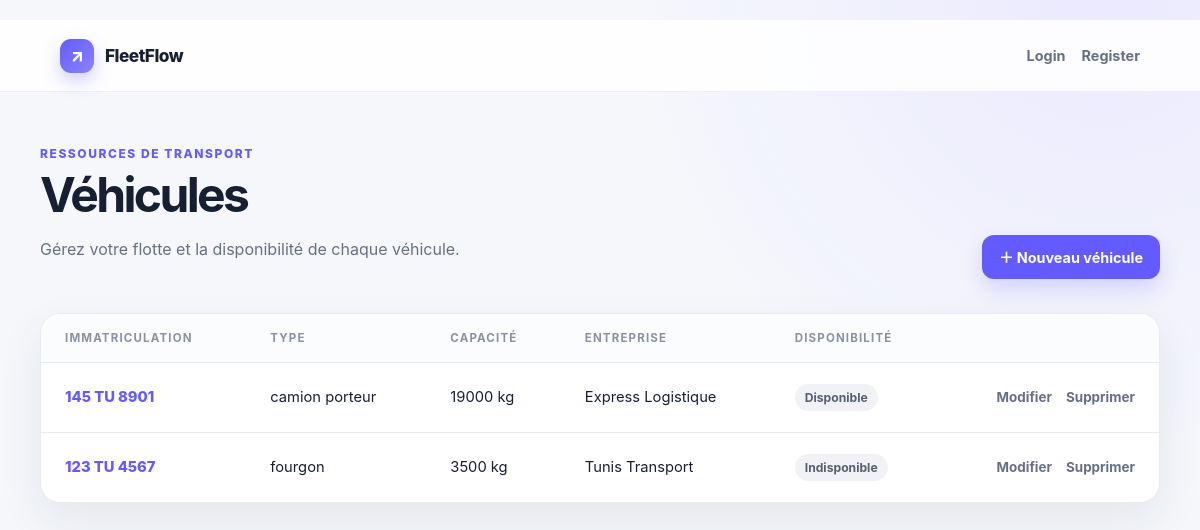
/vehicule/list/, run on the app's committed database.
### VehiculeApp/models.py (models this page shows, shortened)
class Vehicule(models.Model):
    immatriculation = models.CharField(max_length=20,unique=True)
    type_vehicule = models.CharField(max_length=20,choices=[('c','camionnette'),
                                                            ('f','fourgon'),
                                                            ('cp','camion porteur'),
                                                            ('sr','semi-remorque')])
    capacite_kg = models.PositiveIntegerField(validators=[
        MinValueValidator(1,"La capacité doit être supérieure à 0")])
    disponibilite = models.BooleanField(default=True)
    created_at = models.DateTimeField(auto_now_add=True)
    updated_at = models.DateTimeField(auto_now=True)
    entreprise = models.ForeignKey('EntrepriseApp.Entreprise', on_delete=models.CASCADE, related_name='vehicules')

### EntrepriseApp/models.py (models this page shows, shortened)
class Entreprise(models.Model):
    raison_sociale = models.CharField(max_length=200,blank=False, null=False )
    matricule_fiscale = models.CharField(max_length=17,unique=True, validators=[matricule_fiscale_validator])
    adresse = models.TextField(validators=[
        MinLengthValidator(20,"L'adresse ne peut pas pas avoir moins de 20 caractères"),
        MaxLengthValidator(400,"L'adresse ne peut pas pas avoir plus de 400 caractères")])
    type_entreprise = models.CharField(max_length=100,choices=[
        ('c','Chargeur'),
        ('t','Transporteur')])
    created_at = models.DateTimeField(auto_now_add=True)
    updated_at = models.DateTimeField(auto_now=True)
    gerant = models.OneToOneField(Utilisateur, on_delete=models.CASCADE, related_name='entreprise')
    def __str__(self):
        return self.raison_sociale

### VehiculeApp/views.py (the view)
# urls.py: path('list/', ListeVehicules.as_view(), name='list_class'),
class ListeVehicules(ListView):
    model = Vehicule
    template_name = 'vehicule/list.html'
    context_object_name = 'list'
    ordering = ('-created_at',)

### Templates/vehicule/list.html
﻿{% extends "base.html" %} {% block title %}Véhicules{% endblock %} {% block content %}
<div class="page-head">
  <div>
    <p class="eyebrow">Ressources de transport</p>
    <h1>Véhicules</h1>
    <p class="subtle">
      Gérez votre flotte et la disponibilité de chaque véhicule.
    </p>
  </div>
  <a class="button" href="{% url 'Vehicule:create_vehicule' %}"
    >＋ Nouveau véhicule</a
  >
</div>
<section class="card table-card">
  <div class="table-wrap">
    <table class="expedition-list">
      <thead>
        <tr>
          <th>Immatriculation</th>
          <th>Type</th>
          <th>Capacité</th>
          <th>Entreprise</th>
          <th>Disponibilité</th>
          <th></th>
        </tr>
      </thead>
      <tbody>
        {% for vehicule in list %}
        <tr>
          <td>
            <a
              class="reference"
              href="{% url 'Vehicule:detail_class' vehicule.pk %}"
              >{{ vehicule.immatriculation }}</a
            >
          </td>
          <td>{{ vehicule.get_type_vehicule_display }}</td>
          <td>{{ vehicule.capacite_kg }} kg</td>
          <td>{{ vehicule.entreprise }}</td>
          <td>
            <span class="status"
              >{% if vehicule.disponibilite %}Disponible{% else %}Indisponible{% endif %}</span
            >
          </td>
          <td>
            <div class="actions">
              <a
                class="action-link"
                href="{% url 'Vehicule:update_vehicule' vehicule.pk %}"
                >Modifier</a
              ><a
                class="action-link delete"
                href="{% url 'Vehicule:delete_class' vehicule.pk %}"
                >Supprimer</a
              >
            </div>
          </td>
        </tr>
        {% empty %}
        <tr>
          <td class="empty" colspan="6">Aucun véhicule trouvé.</td>
        </tr>
        {% endfor %}
      </tbody>
    </table>
  </div>
</section>
{% endblock %}

### Templates/base.html (style rules this page uses)
:root { --ink: #172033; --muted: #667085; --line: #e6eaf0; --brand: #635bff; --brand-dark: #4c46d8; --danger: #c93756; --canvas: #f5f7fb; --shadow: 0 18px 45px rgba(23, 32, 51, 0.08); }
* { box-sizing: border-box; }
body { margin: 0; min-height: 100vh; color: var(--ink); background: radial-gradient(circle at 92% 0%, #ebeaff 0, transparent 34%), var(--canvas); font-family: Inter, ui-sans-serif, system-ui, -apple-system, BlinkMacSystemFont, "Segoe UI", sans-serif; }
a { color: inherit; text-decoration: none; }
.eyebrow { margin: 0 0 9px; color: var(--brand); font-size: 0.75rem; font-weight: 800; letter-spacing: 0.13em; text-transform: uppercase; }
h1 { margin: 0; font-size: clamp(2rem, 4vw, 3rem); line-height: 1.05; letter-spacing: -0.055em; }
.subtle { color: var(--muted); line-height: 1.65; }
.page-head { display: flex; align-items: flex-end; justify-content: space-between; gap: 22px; margin-bottom: 34px; }
.button { display: inline-flex; align-items: center; justify-content: center; gap: 8px; min-height: 44px; padding: 0 17px; border: 0; border-radius: 12px; color: #fff; background: var(--brand); font: inherit; font-size: 0.9rem; font-weight: 750; cursor: pointer; box-shadow: 0 10px 20px rgba(99, 91, 255, 0.2); }
.card { background: rgba(255, 255, 255, 0.94); border: 1px solid rgba(230, 234, 240, 0.9); border-radius: 20px; box-shadow: var(--shadow); }
.table-card { overflow: hidden; }
.table-wrap { overflow-x: auto; }
.expedition-list { width: 100%; border-collapse: collapse; min-width: 680px; }
.expedition-list th { padding: 17px 24px; color: #8992a4; background: #fbfcfe; font-size: 0.72rem; letter-spacing: 0.1em; text-align: left; text-transform: uppercase; }
.expedition-list td { padding: 21px 24px; border-top: 1px solid var(--line); font-size: 0.92rem; }
.reference { color: var(--brand); font-weight: 800; }
.status { display: inline-flex; padding: 6px 10px; border-radius: 99px; color: #556070; background: #f0f2f6; font-size: 0.76rem; font-weight: 750; }
.actions { display: flex; justify-content: flex-end; gap: 14px; white-space: nowrap; }
.action-link { color: var(--muted); font-size: 0.84rem; font-weight: 700; }

### data on the page
Vehicule: immatriculation "145 TU 8901", type_vehicule "camion porteur", capacite_kg "19000", entreprise "Express Logistique", disponibilite "Disponible"
Vehicule: immatriculation "123 TU 4567", type_vehicule "fourgon", capacite_kg "3500", entreprise "Tunis Transport", disponibilite "Indisponible"
